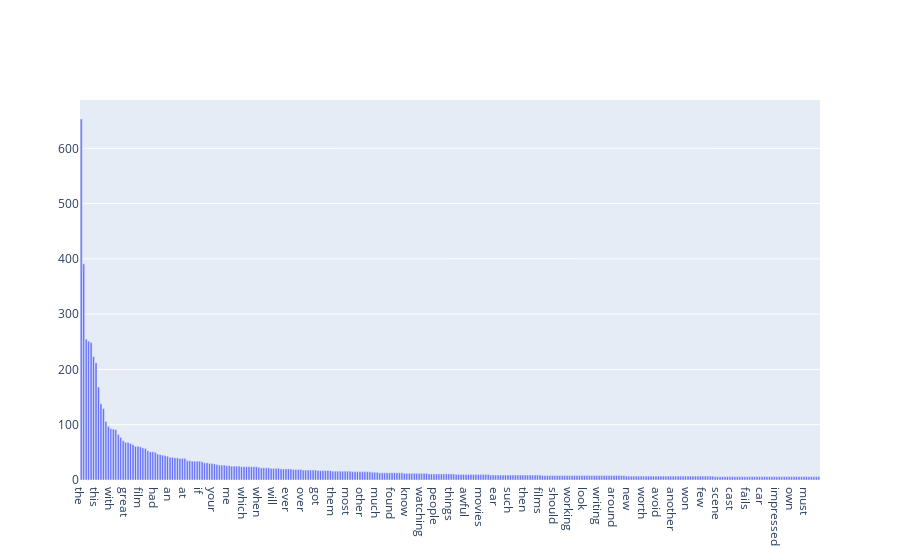

The cell this chart's notebook holds for it:
### Code cell
# Answer here

temp_dict = {"feature" : [str(i) for i in count_vect.get_feature_names()] , "freq" : term_frequencies}
temp_dataframe = pd.DataFrame(temp_dict)
sorted_df = temp_dataframe.sort_values(by="freq",ascending=False)

x = sorted_df["feature"][:300]
y = sorted_df["freq"][:300]

g = pltgo.Figure()
g.add_trace(pltgo.Bar(x=x, y=y))
g.show()

### Figure 1 — Plotly figure (JSON) as saved in the notebook; plotly's stock layout.template omitted (floating-point values rounded to 4 significant figures; data arrays with more than 128 entries replaced by an {"elided": "..."} marker saying what was removed)
{"data": [{"type": "bar", "x": {"elided": "300 str values"}, "y": {"elided": "300 int values"}}], "layout": {}}
